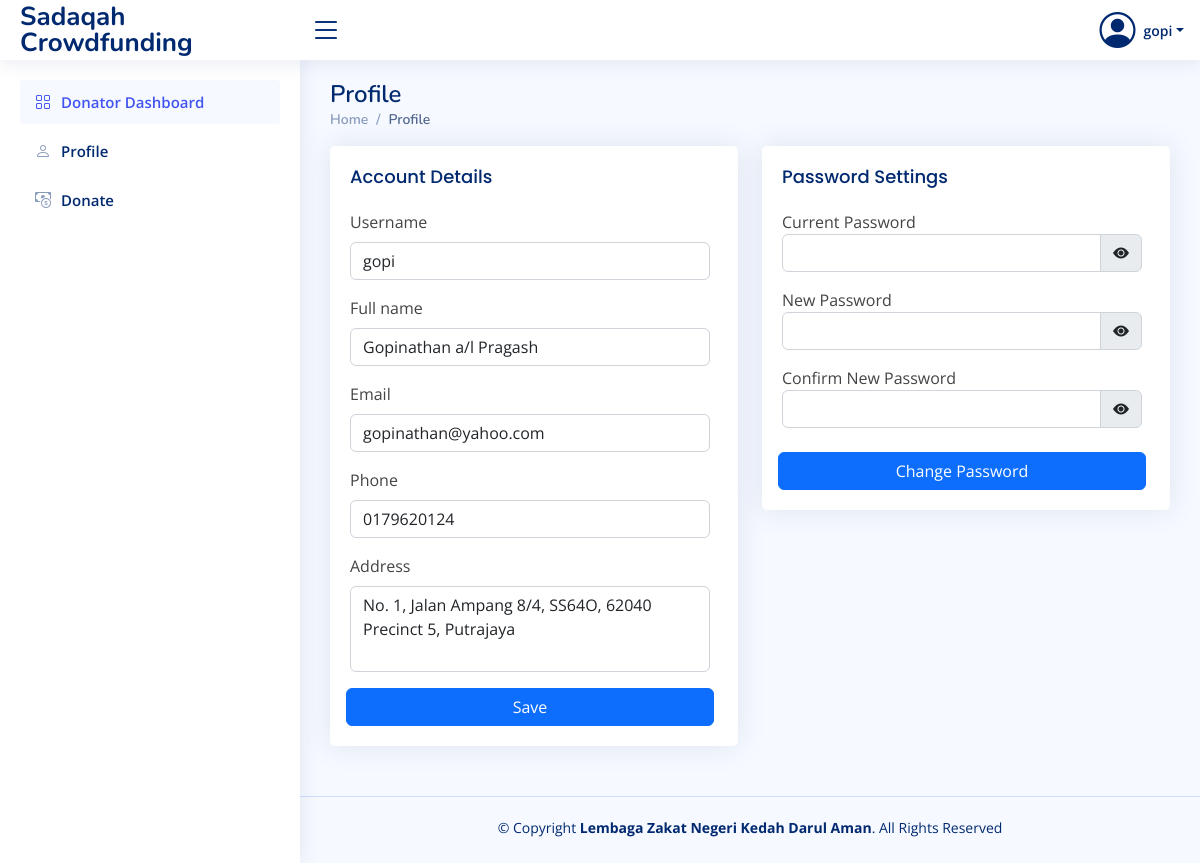
/php/donator/donator_edit_profile.php (signed in), run on an earlier commit of the app's database.
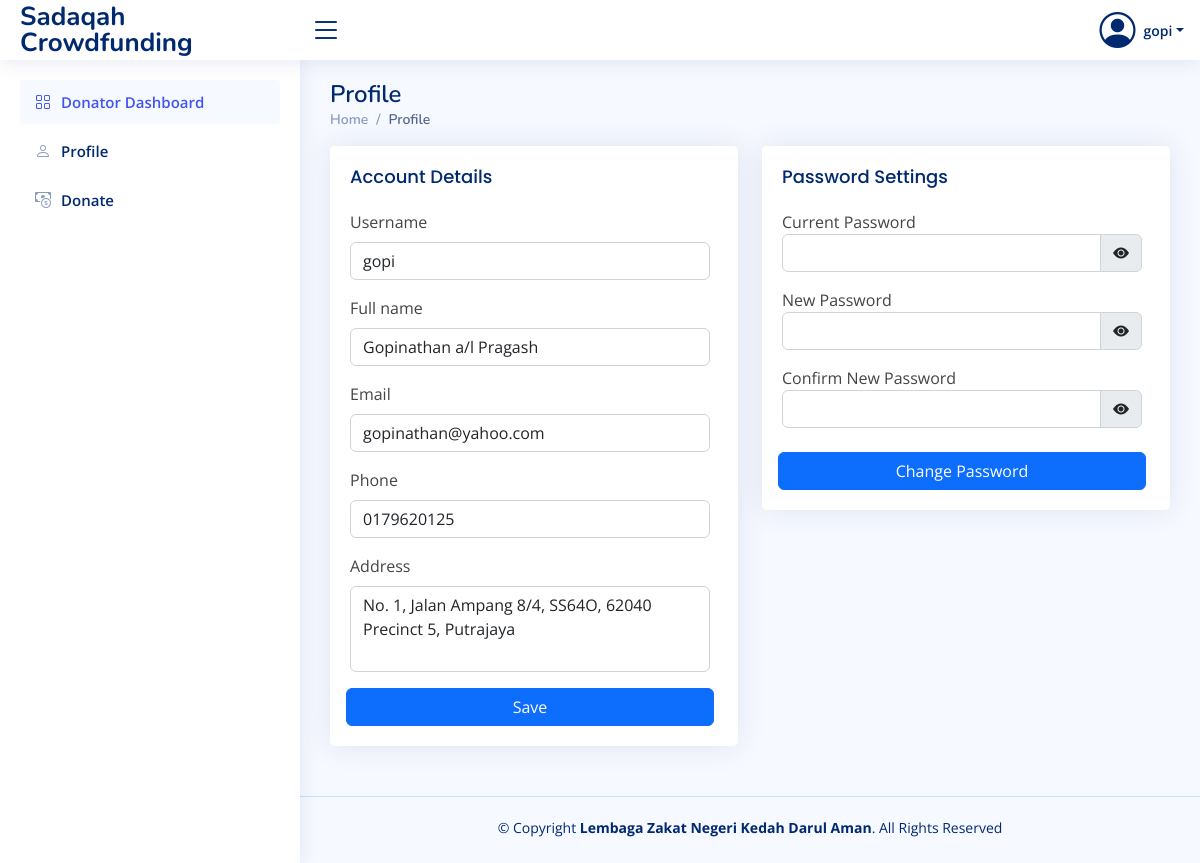
And on a later commit of the database.
### tables this page shows
CREATE TABLE `user` (
  `user_id` int(11) NOT NULL,
  `user_username` varchar(50) NOT NULL,
  `user_password` varchar(100) NOT NULL,
  `user_name` varchar(100) NOT NULL,
  `user_email` varchar(100) NOT NULL,
  `user_phone` varchar(20) NOT NULL,
  `user_address` varchar(100) NOT NULL,
  `user_level` int(11) NOT NULL
);

### php/donator/donator_edit_profile.php (the view, shortened to what the changed rows need)
<!DOCTYPE html>
<html lang="en">
<head>
    <link href="https://cdn.jsdelivr.net/npm/bootstrap@5.2.2/dist/css/bootstrap.min.css" rel="stylesheet" />
    <link rel="stylesheet" href="https://cdn.jsdelivr.net/npm/bootstrap-icons@1.9.1/font/bootstrap-icons.css" />
    <link href="../style.css" rel="stylesheet" />
</head>
<body>
    <?php
    if (isset($_SESSION['user_id']) && $_SESSION['user_level'] == 3) {
        include_once '../dbcon.php';
        $query = "SELECT * FROM user WHERE user_id=?";
        $stmt = $con->prepare($query);
        $stmt->bind_param("i", $_SESSION['user_id']);
        $stmt->execute();
        $result = $stmt->get_result();
        $r = $result->fetch_assoc();
    } else {
        header("Location: ../user_logout.php");
    }
    ?>
    <header id="header" class="header fixed-top d-flex align-items-center">
        <nav class="header-nav ms-auto">
            <ul class="d-flex align-items-center">
                <li class="nav-item dropdown pe-3">
                    <a class="nav-link nav-profile d-flex align-items-center pe-0" href="#" data-bs-toggle="dropdown">
                        <i class="bi bi-person-circle" style="font-size: 36px"></i>
                        <span class="d-none d-md-block dropdown-toggle ps-2"><?php echo $r["user_username"]; ?></span>
                    </a>
                </li>
            </ul>
        </nav>
    </header>
    <main id="main" class="main">
        <div class="pagetitle">
            <h1>Profile</h1>
        </div>
        <section class="section">
            <div class="row">
                <div class="col-lg-6">
                    <div class="card">
                        <div class="card-body">
                            <form action="donator_edit_profile_save.php" method="POST" class="row g-2 col-lg-12">
                                <div class="form-group mb-2">
                                    <label for="username" class="form-label">Username</label>
                                    <input type="text" id="username" name="username" class="form-control" placeholder="Input username" value="<?php echo $r['user_username'] ?>">
                                </div>
                                <div class="form-group mb-2">
                                    <label for="name" class="form-label">Full name</label>
                                    <input type="text" id="name" name="name" class="form-control" placeholder="Input name" value="<?php echo $r['user_name'] ?>">
                                </div>
                                <div class="form-group mb-2">
                                    <label for="email" class="form-label">Email</label>
                                    <input type="email" id="email" name="email" class="form-control" placeholder="Input email" value="<?php echo $r['user_email'] ?>">
                                </div>
                                <div class="form-group mb-2">
                                    <label for="phone" class="form-label">Phone</label>
                                    <input type="text" id="phone" name="phone" class="form-control" placeholder="Input phone" value="<?php echo $r['user_phone'] ?>">
                                </div>
                                <div class="form-group mb-2">
                                    <label for="address" class="form-label">Address</label>
                                    <textarea id="address" name="address" class="form-control" placeholder="Input address" rows="3"><?php echo $r['user_address'] ?></textarea>
                                </div>
                            </form>
                        </div>
                    </div>
                </div>
            </div>
        </section>
    </main>
</body>
</html>

What changed in the data, as far as the page shows it:
changed user "gopi": phone "0179620124" → "0179620125"
